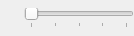
<?xml version="1.0" encoding="UTF-8"?>
<ui version="4.0">
 <class>VolumeSlider</class>
 <widget class="QWidget" name="VolumeSlider">
  <property name="geometry">
   <rect>
    <x>0</x>
    <y>0</y>
    <width>134</width>
    <height>36</height>
   </rect>
  </property>
  <property name="sizePolicy">
   <sizepolicy hsizetype="Minimum" vsizetype="Preferred">
    <horstretch>0</horstretch>
    <verstretch>0</verstretch>
   </sizepolicy>
  </property>
  <property name="windowTitle">
   <string>Form</string>
  </property>
  <layout class="QHBoxLayout" name="horizontalLayout">
   <property name="spacing">
    <number>0</number>
   </property>
   <property name="margin">
    <number>0</number>
   </property>
   <item>
    <widget class="QToolButton" name="muteButton">
     <property name="text">
      <string notr="true"/>
     </property>
     <property name="autoRaise">
      <bool>true</bool>
     </property>
    </widget>
   </item>
   <item>
    <widget class="QSlider" name="slider">
     <property name="sizePolicy">
      <sizepolicy hsizetype="Preferred" vsizetype="Fixed">
       <horstretch>0</horstretch>
       <verstretch>0</verstretch>
      </sizepolicy>
     </property>
     <property name="maximum">
      <number>100</number>
     </property>
     <property name="singleStep">
      <number>1</number>
     </property>
     <property name="pageStep">
      <number>5</number>
     </property>
     <property name="orientation">
      <enum>Qt::Horizontal</enum>
     </property>
     <property name="tickPosition">
      <enum>QSlider::TicksBelow</enum>
     </property>
     <property name="tickInterval">
      <number>25</number>
     </property>
    </widget>
   </item>
  </layout>
 </widget>
 <resources/>
 <connections/>
</ui>
